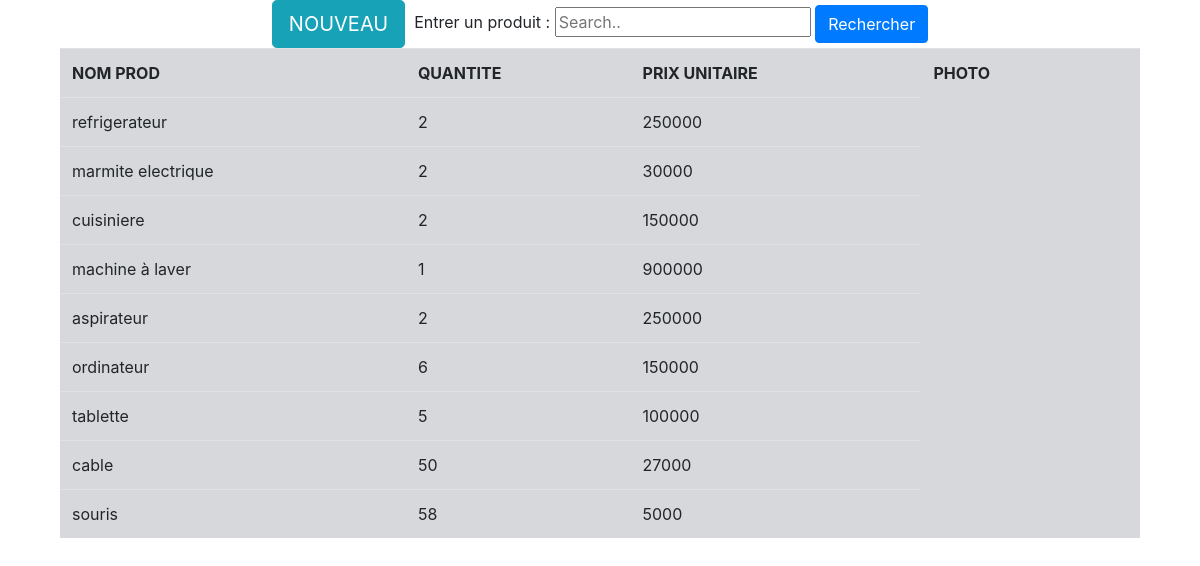
The page /n.php on the database its author committed.
### tables this page shows
CREATE TABLE `Produit` (
  `idpdt` int(11) NOT NULL,
  `libellepdt` varchar(20) NOT NULL,
  `prix` int(11) NOT NULL,
  `qtestock` int(11) NOT NULL,
  `image` varchar(50) NOT NULL,
  `idscat` int(11) NOT NULL
);

### new.php (called while the page is built)
<?php
try {
    $bdd = new PDO('mysql:host=;dbname=JQUERY;charset=utf8', 'root', 'bbyou',
             array(PDO::ATTR_ERRMODE => PDO::ERRMODE_EXCEPTION));
    $sql = 'select  * from Produit ';
    $req = $bdd->query($sql);
} catch (Exception $e) {
    die('Erreur : '.$e->getMessage());
    echo 'pas de connexion';
}
?>

### n.php (the view, shortened to what this page needs)
<!DOCTYPE html>
<html lang="en">
<head>
  <link rel="stylesheet" href="https://maxcdn.bootstrapcdn.com/bootstrap/4.0.0/css/bootstrap.min.css">
</head>
<body>
<div class="container">
<tr>
<center> <form class="example" action="" style="margin:auto">
<tr>
<div class="container">
  <button type="button" class="btn btn-info btn-lg" data-toggle="modal" data-target="#myModal">NOUVEAU</button>
 &nbsp;Entrer un produit : <input type="text" placeholder="Search.." name="search2">
<button class="btn btn-primary">Rechercher</button>
  <table class="table table-secondary">
      <tr>
          <th>NOM PROD</th>
          <th>QUANTITE</th>
          <th>PRIX UNITAIRE</th>
          <th>PHOTO</th>
          <th></th>
      </tr>
      <?php
      include'new.php';
        while($recup = $req->fetch()){
          ?>
          <tr>
              <td><?php echo $recup['libellepdt']; ?></td>
              <td><?php echo $recup['qtestock']; ?></td>
              <td><?php echo $recup['prix']; ?></td>
          </tr>
          <?php
        }
      ?>
  </table>
</div>
</body>
</html>

### rows shown on the page
produit: libellepdt "refrigerateur", qtestock "2", prix "250000"
produit: libellepdt "marmite electrique", qtestock "2", prix "30000"
produit: libellepdt "cuisiniere", qtestock "2", prix "150000"
produit: libellepdt "machine à laver", qtestock "1", prix "900000"
produit: libellepdt "aspirateur", qtestock "2", prix "250000"
produit: libellepdt "ordinateur", qtestock "6", prix "150000"
produit: libellepdt "tablette", qtestock "5", prix "100000"
produit: libellepdt "cable", qtestock "50", prix "27000"
produit: libellepdt "souris", qtestock "58", prix "5000"
